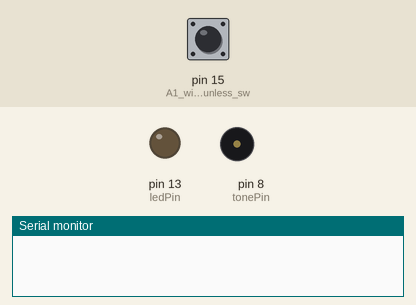
Simulated run of this sketch. Board: Arduino Uno, built with avr-gcc and run on an emulated ATmega328P. Shown: output pins drawn as LEDs (lit = HIGH), buzzer (waves = sounding), the last lines printed to the serial monitor. Inputs (shaded band) come from the test bench; at power-on: pin 15 (A1_will_be_high_unless_sw) HIGH. Random numbers use the default seed unless the sketch sets one.

Above: at 1.2 s.
1.3 s: pin 15 (A1_will_be_high_unless_sw) pulled LOW for 0.15 s
At 1.54 s:
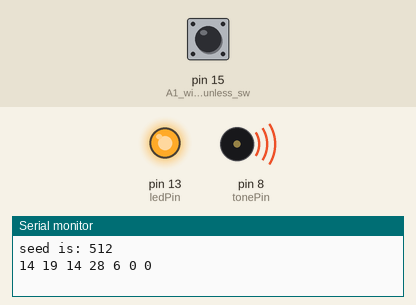
Timing chart, 0 to 10.4 s (numbered marks = the images above; inputs shaded):
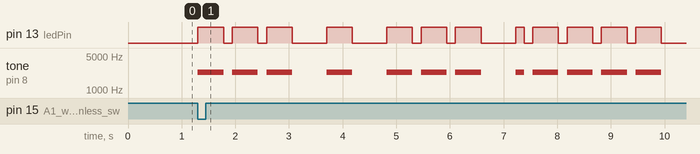

Measured:
- after the input at 1.3 s, pin 13 (ledPin): LOW → HIGH at once, → LOW 0.48 s later, → HIGH 0.16 s later, → LOW 0.48 s later, … (24 changes in this stretch); tone on pin 8 (tonePin): plays 2300 Hz for 0.48 s, 2300 Hz for 0.48 s, 2300 Hz for 0.48 s, 2300 Hz for 0.48 s, 2300 Hz for 0.48 s, 2300 Hz for 0.48 s … (12 notes in this stretch), starting at once

The sketch:

MorseToneRand1.ino
```cpp
/* Monk's sketch 5-05 morse reader,  I modified to play tone thru tonePin;
 enter char string into serial monitor, plays tone and led flashes,
 delay 4 sec before each new char string plays; then added
 more code to make it play random strings if switch tells it to;
 consider adding pot control of speed, serial readout of char/min and
 what was played to test accuracy; Rand2 added serial readout and simpler
 construction of random words
 */

#define ledPin 13
#define dotDelay 160    // all speed params derive from this value, could make adjustable
#define tonePin 8
                     // char*name[] makes elements of name[] be pointers? (* spacing irrelevant)
char * letters[] = {  // elements of array look like string constants (actually char arrays?)
    // but what letters[] actually holds are pointers to the arrays?
  ".-", "-...", "-.-.", "-..", ".", "..-.", "--.", "....", "..",    // A-I
  ".---", "-.-", ".-..", "--", "-.", "---", ".--.", "--.-", ".-.",  // J-R
  "...", "-", "..-", "...-", ".--", "-..-", "-.--", "--.."          // S-Z
};

char*numbers[] = {      //  * spacing irrelevant, but it's type def for char not deref numbers[]
  "-----", ".----", "..---", "...--", "....-", ".....", "-....", "--...", "---..", "----."
};

void setup()
{
  pinMode(A0, INPUT);  // (just for clarity, defaults to this) loose wire here gives floating voltage for random
  pinMode(15, INPUT);  // A1 will be high unless switch pulls it low, then makes randomized code
  digitalWrite(15, HIGH);  // could use INPUT_PULLUP above instead
  pinMode(ledPin, OUTPUT);
  Serial.begin(9600);
}

void loop()
{
  char ch;   // to hold indiv char to play from serial input
  char words[8]; // to hold 'words' of 7 random numbers plus a space
  static boolean var=0;  // just set it once when beginning
                       // otherwise if/while condx will delay each char
  if (Serial.available() == 0) // will remain > 0 while character in buffer;

       var=0;               // resets this to 0 when buffer empties again

  if (Serial.available() > 0)

  {                            // if/while condition pauses 3 sec
        if (var == 0)      // after new serial data comes
        {                    // before starting output
        delay(3000);
        var = 1;
        }
      ch = Serial.read();   //get char one by one from buffer, will be ascii value of char

      if (ch >= 'a' && ch <= 'z')      // 'z' = ascii value of z
      {
        flashSequence(letters[ch - 'a']);  // so this gives location of ch in letter array
      }
      else if (ch >= 'A' && ch <= 'Z')
      {
        flashSequence(letters[ch - 'A']);
      }
      else if (ch >= '0' && ch <= '9')
      {
        flashSequence(numbers[ch - '0']);
      }
      else if (ch == ' ')
      {
        delay(dotDelay*4);  // gap between words
      }
  }  //end if Ser.avail

  if (digitalRead(15) == LOW)   // switch is closed to activate random code
  {
    int floteV = analogRead(0);    // should range 0 to 1024
    randomSeed(floteV);
    Serial.print("seed is: "), Serial.println(floteV); //used to debug

    for (byte i=0; i<7; i++)   // make 7 character 'words' of random #s
     {                        // random must be inside 'for' block to give you a sequence

       words[i] = random(30);  // put random # 0-29 in i slot of char array words
       Serial.print(words[i],DEC);   // must use DEC to show as #, used to debug
       Serial.print(" ");            // show array elements on 1 line
     }
     Serial.println();  // blank line
     words[7] = 32;    // puts space at end of word array

     for (byte i=0; i<8; i++)   //convert random # words to char's, flash, and print them
     {
        ch = words[i];
        if (ch <= 25)  // one of the 26 letters
        {
          flashSequence(letters[ch]); //eg letters[1] will be param for flashSequence
                                      // to use as pointer to char string for b
        }

        else if (ch >= 26  && ch <= 29)  //  4 slots that designate numbers
        {
          byte randY = random(0,256); //random(0,9) gave mostly 5
          randY = (randY % 10);   //want a random digit 0-9, hard getting it
          Serial.print("randY is: "), Serial.println(randY); //for debugging
          flashSequence(numbers[randY]);
        }
        else if (ch == 32)  // end of random array, make 'space', simulating word
        {
          delay(dotDelay*4);  // gap between words
        }
     }  // end for display
  } // end if for random generation
}   // end loop


void flashSequence(char* sequence)
/* means seq. is a pointer of type char, i.e. an address block that holds, in this
 case, a string literal (char array). Or should it be flashSequence(char *sequence)?
 actually both mean same thing ?
 */
{
  int i = 0;
  //read thru 'char array'(?) until NULL reached
  while (sequence[i] != NULL)
  {                      //each i sends a dot or dash to flasher/toner
    flashDotOrDash(sequence[i]);
    i++;
  }
  delay(dotDelay*3);    // gap between letters
}

void flashDotOrDash(char dotOrDash)
{
  digitalWrite(ledPin, HIGH);
  tone(tonePin, 2300);   // don't seem to need pin config
  if (dotOrDash == '.')
  {
    delay(dotDelay);
  }
  else // must be a dash [so comma or any other char becomes a dash]
  {
    delay(dotDelay * 3);
  }
  digitalWrite(ledPin, LOW);
  noTone(tonePin);
  delay(dotDelay); // gap between flashes
}
```
